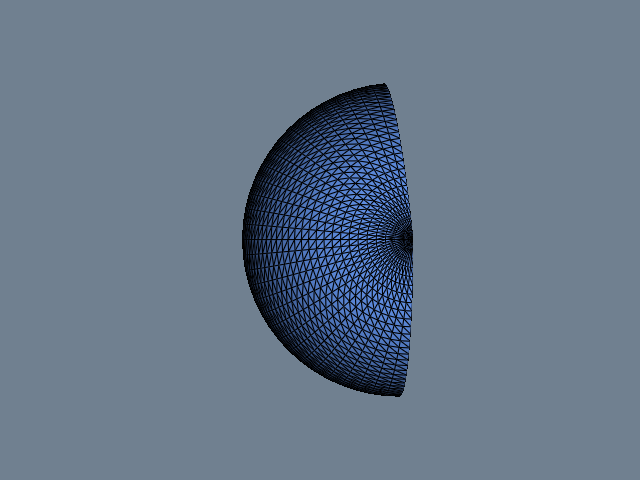

Recreate this plot in Python.
#!/usr/bin/env python

# Demonstrate vtkExtractPolyDataGeometry to extract cells of a sphere
# that lie inside (or outside) a plane implicit function, effectively
# clipping it in half.

# Factory overrides: importing these modules registers the OpenGL rendering
# and interaction style implementations for vtkRenderingCore factory classes.
import vtkmodules.vtkInteractionStyle  # noqa: F401
import vtkmodules.vtkRenderingOpenGL2  # noqa: F401
# VTK pipeline classes used in this example
from vtkmodules.vtkCommonDataModel import vtkPlane
from vtkmodules.vtkFiltersExtraction import vtkExtractPolyDataGeometry
from vtkmodules.vtkFiltersSources import vtkSphereSource
from vtkmodules.vtkRenderingCore import (
    vtkActor,
    vtkPolyDataMapper,
    vtkRenderWindow,
    vtkRenderWindowInteractor,
    vtkRenderer,
)

# Colors (normalized RGB)
cornflower_blue_rgb = (0.392, 0.584, 0.929)
slate_gray_rgb = (0.439, 0.502, 0.565)

# Source: high-resolution sphere
sphere_source = vtkSphereSource()
sphere_source.SetPhiResolution(64)
sphere_source.SetThetaResolution(64)

# Implicit function: plane through the origin
clip_plane = vtkPlane()
clip_plane.SetOrigin(0, 0, 0)
clip_plane.SetNormal(1, 0, 0)

# Filter: extract cells inside the plane
extract_geometry = vtkExtractPolyDataGeometry()
extract_geometry.SetInputConnection(sphere_source.GetOutputPort())
extract_geometry.SetImplicitFunction(clip_plane)
extract_geometry.ExtractInsideOn()

# Mapper: map the extracted geometry to graphics primitives
mapper = vtkPolyDataMapper()
mapper.SetInputConnection(extract_geometry.GetOutputPort())

# Actor: assign the mapped geometry
actor = vtkActor()
actor.SetMapper(mapper)
actor.GetProperty().SetColor(cornflower_blue_rgb)
actor.GetProperty().EdgeVisibilityOn()
actor.GetProperty().SetEdgeColor(0.0, 0.0, 0.0)

# Renderer: assemble the scene
renderer = vtkRenderer()
renderer.AddActor(actor)
renderer.SetBackground(slate_gray_rgb)

# Render window: display the rendered scene
render_window = vtkRenderWindow()
render_window.AddRenderer(renderer)
render_window.SetWindowName("extract polydata geometry")
render_window.SetMultiSamples(0)
render_window.SetSize(640, 480)

# Interactor: handle mouse and keyboard events
render_window_interactor = vtkRenderWindowInteractor()
render_window_interactor.SetRenderWindow(render_window)

# Scene: configure the camera
renderer.ResetCamera()

# Start: launch the interactive visualization
render_window_interactor.Initialize()
render_window_interactor.Start()
